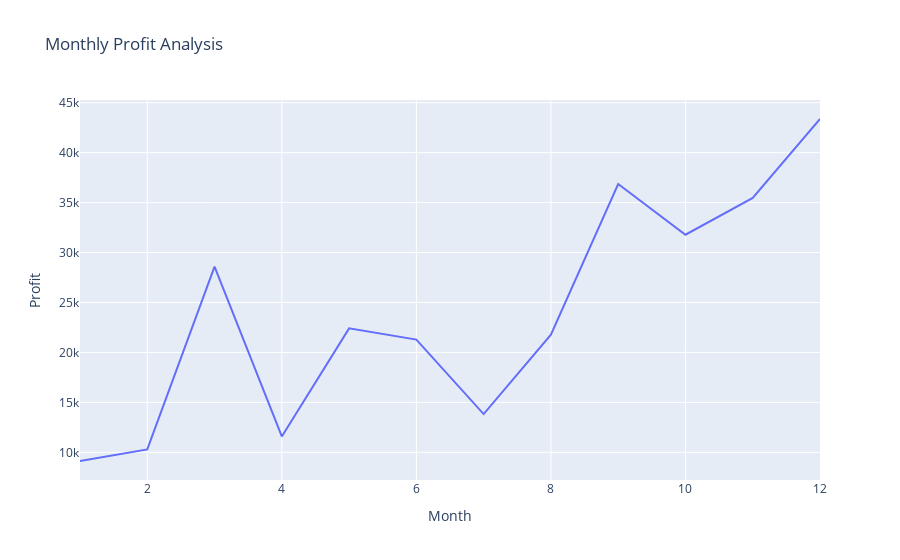

The cell this chart's notebook holds for it:
### Code cell
profit_by_month = data.groupby('Month')['Profit'].sum().reset_index()
fig = px.line(profit_by_month, 
              x='Month', 
              y='Profit', 
              title='Monthly Profit Analysis')
fig.show()

### Figure 1 — Plotly figure (JSON) as saved in the notebook; plotly's stock layout.template omitted (floating-point values rounded to 4 significant figures)
{"data": [{"hovertemplate": "Month=%{x}<br>Profit=%{y}<extra></extra>", "legendgroup": "", "line": {"color": "#636efa", "dash": "solid"}, "marker": {"symbol": "circle"}, "mode": "lines", "name": "", "orientation": "v", "showlegend": false, "type": "scatter", "x": [1, 2, 3, 4, 5, 6, 7, 8, 9, 10, 11, 12], "xaxis": "x", "y": [9134.0, 10290.0, 28590.0, 11590.0, 22410.0, 21290.0, 13830.0, 21780.0, 36860.0, 31780.0, 35470.0, 43370.0], "yaxis": "y"}], "layout": {"legend": {"tracegroupgap": 0}, "title": {"text": "Monthly Profit Analysis"}, "xaxis": {"anchor": "y", "domain": [0, 1], "title": {"text": "Month"}}, "yaxis": {"anchor": "x", "domain": [0, 1], "title": {"text": "Profit"}}}}
